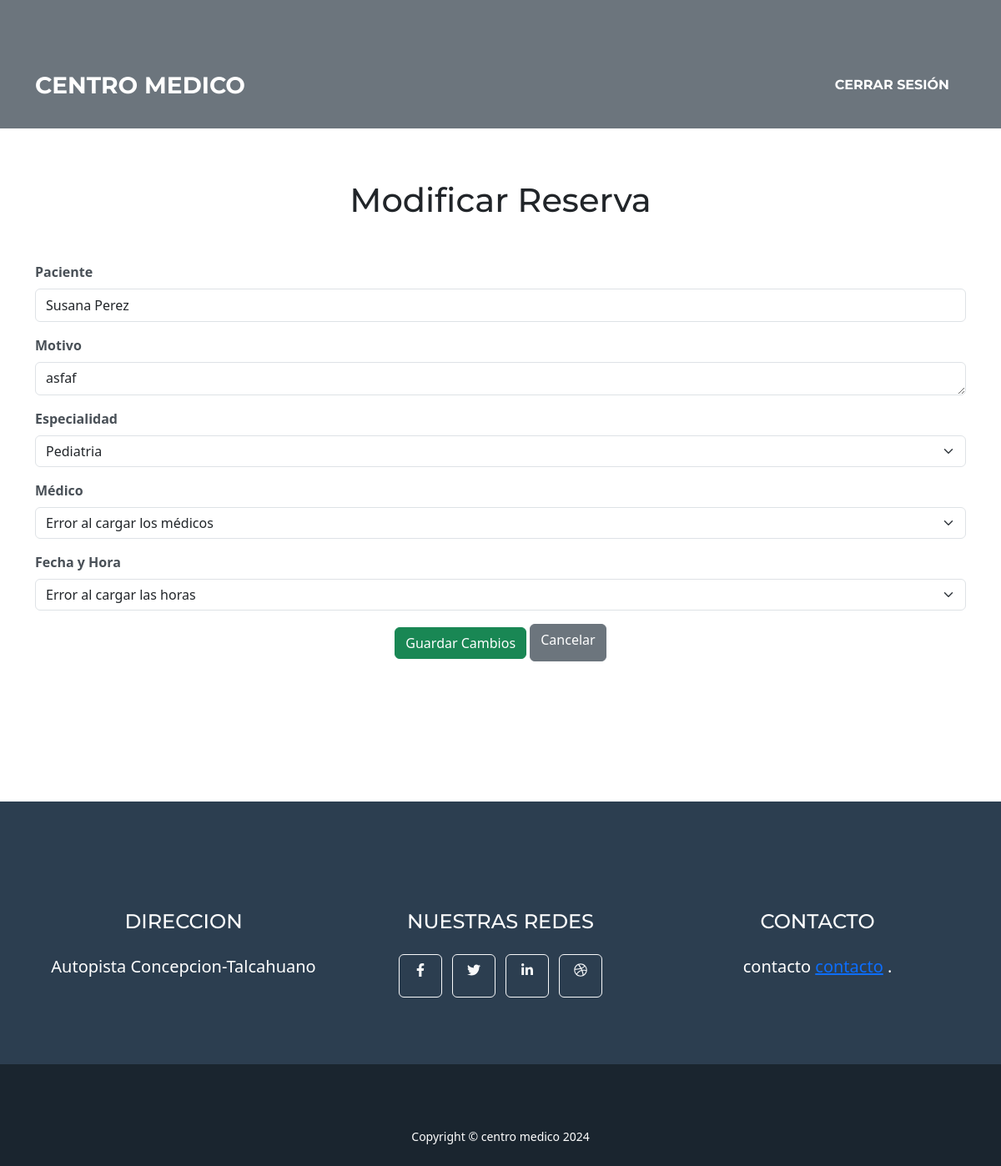
Screenshot of /reservas/modificar/38/ (signed in) with the database file from the repository.
### ficha_medica/models.py (models this page shows, shortened)
class Reserva(models.Model):
    paciente = models.ForeignKey(Paciente, on_delete=models.CASCADE)
    especialidad = models.ForeignKey(Especialidad, on_delete=models.CASCADE)
    medico = models.ForeignKey(Medico, on_delete=models.CASCADE)
    fecha_reserva = models.ForeignKey(Disponibilidad, on_delete=models.CASCADE)
    motivo = models.TextField()
    recepcionista = models.ForeignKey(User, on_delete=models.SET_NULL, null=True, blank=True)  # Agregar este campo
    class Meta:
        verbose_name = "Reserva"
        verbose_name_plural = "Reservas"

class Paciente(models.Model):
    rut = models.CharField(max_length=12, unique=True)  # Ejemplo: 12345678-9
    nombre = models.CharField(max_length=100)
    fecha_nacimiento = models.DateField(blank=True, null=True)  # Campo adicional
    direccion = models.TextField(blank=True, null=True)
    telefono = models.CharField(
        max_length=15,
        blank=True,
        null=True,
        validators=[
            RegexValidator(
                regex=r'^\d+$',
                message="El teléfono solo debe contener números.",
                code='invalid_telefono'
            )
        ]
    )
    email = models.EmailField(blank=True, null=True)
    class Meta:
        verbose_name = "Paciente"
        verbose_name_plural = "Pacientes"

class Especialidad(models.Model):
    nombre = models.CharField(max_length=100, unique=True)  # Nombre único para la especialidad
    descripcion = models.TextField(blank=True, null=True)  # Descripción opcional
    class Meta:
        verbose_name = "Especialidad"
        verbose_name_plural = "Especialidades"

### ficha_medica/utils.py (the view)
        def _wrapped_view(request, *args, **kwargs):
            if not request.user.groups.filter(name=role_name).exists():
                return HttpResponseForbidden(f"No tienes acceso al rol requerido: {role_name}.")
            return view_func(request, *args, **kwargs)

### ficha_medica/utils.py (called while the page is built)
def role_required(role_name):
    def decorator(view_func):
        def _wrapped_view(request, *args, **kwargs):
            if not request.user.groups.filter(name=role_name).exists():
                return HttpResponseForbidden(f"No tienes acceso al rol requerido: {role_name}.")
            return view_func(request, *args, **kwargs)
        return _wrapped_view
    return decorator

### ficha_medica/views.py (called while the page is built, shortened)
@login_required
@role_required('Recepcionista')
def modificar_reserva(request, reserva_id):
    reserva = get_object_or_404(Reserva, id=reserva_id)
    especialidades = Especialidad.objects.all()
    medicos = Medico.objects.filter(especialidad=reserva.especialidad)
    disponibilidades = Disponibilidad.objects.filter(medico=reserva.medico, ocupada=False)
    return render(request, 'reservas/modificar_reserva.html', {
        'reserva': reserva,
        'especialidades': especialidades,
        'medicos': medicos,
        'disponibilidades': disponibilidades,
    })

### ficha_medica/templates/reservas/modificar_reserva.html (shortened to what this page needs)
{% extends 'core/base.html' %}
{% block content %}
<br><br><br>
<h1 class="text-center mb-4">Modificar Reserva</h1>
<div class="container">
    <form method="post">
        <div class="mb-3">
            <label for="paciente" class="form-label">Paciente</label>
            <input type="text" id="paciente" class="form-control" value="{{ reserva.paciente.nombre }}" readonly>
        </div>
        <div class="mb-3">
            <label for="motivo" class="form-label">Motivo</label>
            <textarea id="motivo" name="motivo" class="form-control" rows="3" required>{{ reserva.motivo }}</textarea>
        </div>
        <div class="mb-3">
            <label for="especialidad" class="form-label">Especialidad</label>
            <select id="especialidad" name="especialidad" class="form-select" required>
                {% for especialidad in especialidades %}
                <option value="{{ especialidad.id }}" {% if especialidad.id == reserva.especialidad.id %}selected{% endif %}>
                    {{ especialidad.nombre }}
                </option>
                {% endfor %}
            </select>
        </div>
        <div class="mb-3">
            <label for="medico" class="form-label">Médico</label>
            <select id="medico" name="medico" class="form-select" required>
                <option value="">Seleccione un médico</option>
            </select>
        </div>
        <div class="mb-3">
            <label for="fecha_reserva" class="form-label">Fecha y Hora</label>
            <select id="fecha_reserva" name="fecha_reserva" class="form-select" required>
                <option value="{{ reserva.fecha_reserva.id }}" selected>
                    {{ reserva.fecha_reserva.fecha_disponible|date:"d/m/Y H:i" }}
                </option>
            </select>
        </div>
        <div class="text-center">
            <button type="submit" class="btn btn-success">Guardar Cambios</button>
            <a href="{% url 'listar_reservas' %}" class="btn btn-secondary">Cancelar</a>
        </div>
    </form>
</div>
{% endblock %}

### rows the page displays
Reserva: paciente.nombre "Susana Perez", motivo "asfaf", especialidad "Pediatria"
